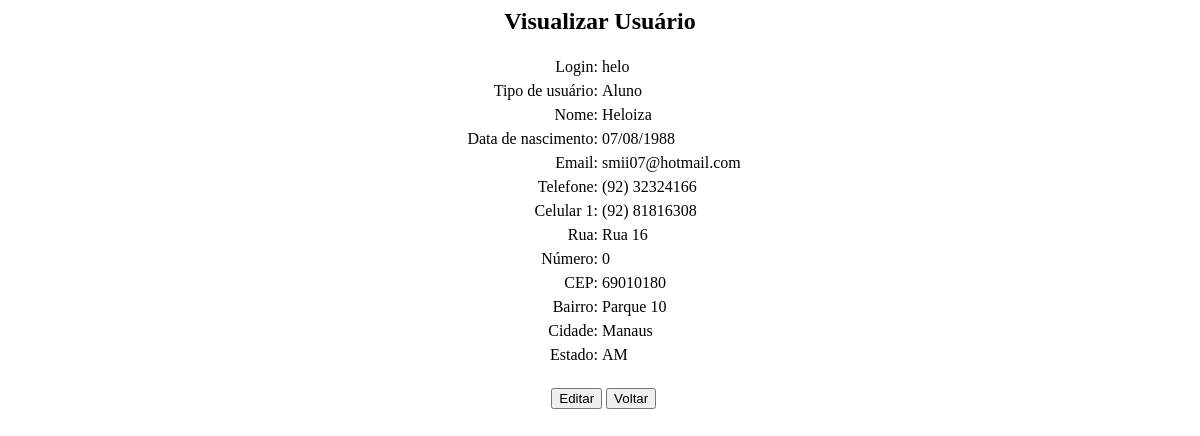
Before: /Sistema/usuario_visualizar.php?codigo=helo with the older database file.
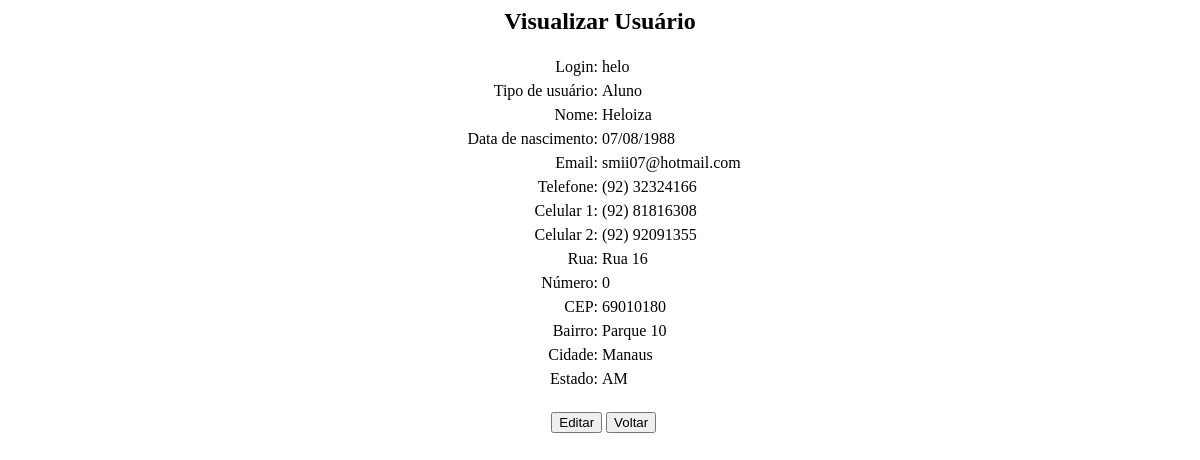
After: the same page with the newer database file.
### tables this page shows
CREATE TABLE IF NOT EXISTS `usuario` (
  `login` varchar(25) NOT NULL,
  `login_administrador` varchar(25) DEFAULT NULL,
  `tipo_usuario` int(1) DEFAULT NULL,
  `senha` varchar(25) NOT NULL,
  `nome` varchar(50) NOT NULL,
  `data_nascimento` date NOT NULL,
  `email` varchar(50) NOT NULL,
  `telefone_ddd` int(2) NOT NULL,
  `telefone` int(8) NOT NULL,
  `celular_1_ddd` int(2) NOT NULL,
  `celular_1` int(8) NOT NULL,
  `celular_2_ddd` int(2) DEFAULT NULL,
  `celular_2` int(8) DEFAULT NULL,
  `end_rua` varchar(50) NOT NULL,
  `end_numero` int(5) DEFAULT NULL,
  `end_cep` int(8) NOT NULL,
  `end_bairro` varchar(50) NOT NULL,
  `end_cidade` varchar(50) NOT NULL,
  `end_estado` varchar(2) NOT NULL,
  `end_complemento` varchar(50) DEFAULT NULL,
  `data_cadastro` date NOT NULL,
  `hora_cadastro` time NOT NULL,
  PRIMARY KEY (`login`),
  KEY `login_administrador` (`login_administrador`),
  KEY `tipo_usuario` (`tipo_usuario`)
);

### Sistema/usuario_visualizar.php (the view, shortened to what this page needs)
<html>
<head>
</head>
<body>
<center>
<h2>Visualizar Usuário</h2>
</center>
<form name="form1" method="POST">
<table align="center" width="100%">
<?php
if(isset($_GET["codigo"]))
{
	include("./config.php");
	$sql = 'SELECT * FROM usuario WHERE login = "'.$_GET["codigo"].'"';
	$con = mysql_connect($host,$log,$senha);
	$result = mysql_query($sql,$con);
	$vetor = mysql_fetch_array($result,MYSQL_ASSOC);
	if($vetor['tipo_usuario'] == 3) $vetor['tipo_usuario'] = "Aluno";
	list($vetor['data_ano'], $vetor['data_mes'], $vetor['data_dia']) = explode('-', $vetor['data_nascimento']);
	?>
	<tr>
		<td width="50%" align="right">Login:</td>
		<td colspan="2" width="50%"><?php  echo $vetor['login']?></td>
	</tr>
	<tr>
		<td width="50%" align="right">Tipo de usuário:</td>
		<td colspan="2" width="50%"><?php  echo $vetor['tipo_usuario']?></td>
	</tr>
	<tr>
		<td width="50%" align="right">Nome:</td>
		<td colspan="2" width="50%"><?php  echo $vetor['nome']?></td>
	</tr>
	<tr>
		<td width="50%" align="right">Data de nascimento:</td>
		<td colspan="2" width="50%"><?php  echo $vetor['data_dia'] . "/". $vetor['data_mes']. "/". $vetor['data_ano'] ?></td>
	</tr>
	<tr>
		<td width="50%" align="right">Email:</td>
		<td colspan="2" width="50%"><?php  echo $vetor['email']?></td>
	</tr>
	<tr>
		<td width="50%" align="right">Telefone:</td>
		<td colspan="2" width="50%"><?php  echo "(" . $vetor['telefone_ddd'] . ") " . $vetor['telefone']?></td>
	</tr>
	<tr>
		<td width="50%" align="right">Celular 1:</td>
		<td colspan="2" width="50%"><?php  echo "(" . $vetor['celular_1_ddd'] . ") " . $vetor['celular_1']?></td>
	</tr>
	<?php
	if(!empty($vetor["celular_2_ddd"]) && !empty($vetor["celular_2"])) {
		?>
	<tr>
		<td width="50%" align="right">Celular 2:</td>
		<td colspan="2" width="50%"><?php  echo "(" . $vetor['celular_2_ddd'] . ") " . $vetor['celular_2']?></td>
	</tr>
	<?php
	}
	?>
	<tr>
		<td width="50%" align="right">Rua:</td>
		<td colspan="2" width="50%"><?php  echo $vetor['end_rua']?></td>
	</tr>
	<tr>
		<td width="50%" align="right">Número:</td>
		<td colspan="2" width="50%"><?php  echo $vetor['end_numero']?></td>
	</tr>
	<tr>
		<td width="50%" align="right">CEP:</td>
		<td colspan="2" width="50%"><?php  echo $vetor['end_cep']?></td>
	</tr>
	<tr>
		<td width="50%" align="right">Bairro:</td>
		<td colspan="2" width="50%"><?php  echo $vetor['end_bairro']?></td>
	</tr>
	<tr>
		<td width="50%" align="right">Cidade:</td>
		<td colspan="2" width="50%"><?php  echo $vetor['end_cidade']?></td>
	</tr>
	<tr>
		<td width="50%" align="right">Estado:</td>
		<td colspan="2" width="50%"><?php  echo $vetor['end_estado']?></td>
	</tr>
</table>
<br>
<table align="center" width="100%">
	<tr align="center">
		<td align="right"><input type="button" value="Editar"
			onclick="location.href ='usuario_editar.php?codigo=<?php echo $_GET['codigo']?>'">
		</td>
		<?php
}
?>
		<td align="left"><input type="button" value="Voltar"
			onclick="location.href = 'usuario_lista.php'"></td>
	</tr>
</table>
</form>
</body>
</html>

Changed rows visible on the page:
changed usuario "helo": celular_2_ddd (not shown) → "92"; celular_2 (not shown) → "92091355"
Other visible differences:
text now shown: "Celular 2: ( )"
